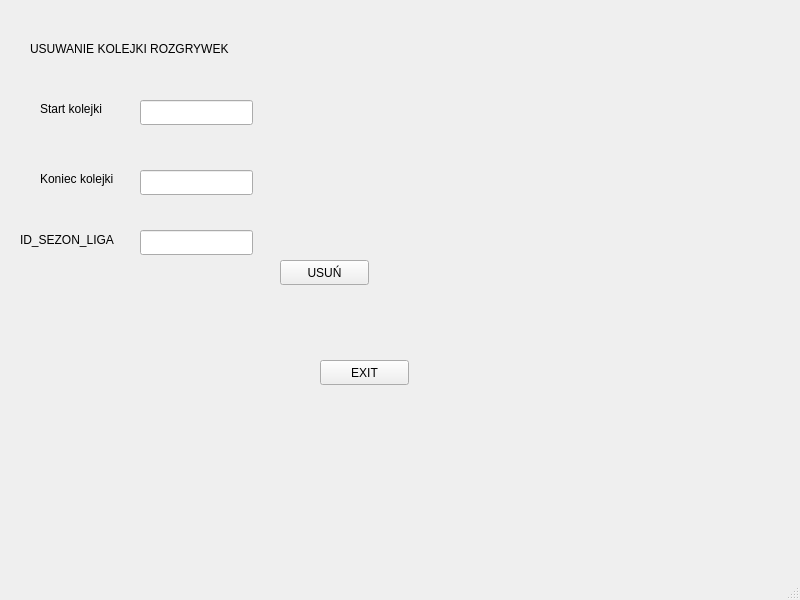
<?xml version="1.0" encoding="UTF-8"?>
<ui version="4.0">
 <class>MainWindow</class>
 <widget class="QMainWindow" name="MainWindow">
  <property name="geometry">
   <rect>
    <x>0</x>
    <y>0</y>
    <width>800</width>
    <height>600</height>
   </rect>
  </property>
  <property name="windowTitle">
   <string>MainWindow</string>
  </property>
  <widget class="QWidget" name="centralwidget">
   <widget class="QLabel" name="label">
    <property name="geometry">
     <rect>
      <x>350</x>
      <y>160</y>
      <width>251</width>
      <height>17</height>
     </rect>
    </property>
    <property name="text">
     <string/>
    </property>
   </widget>
   <widget class="QLabel" name="label_2">
    <property name="geometry">
     <rect>
      <x>40</x>
      <y>100</y>
      <width>91</width>
      <height>17</height>
     </rect>
    </property>
    <property name="text">
     <string>Start kolejki</string>
    </property>
   </widget>
   <widget class="QLabel" name="label_3">
    <property name="geometry">
     <rect>
      <x>40</x>
      <y>170</y>
      <width>101</width>
      <height>17</height>
     </rect>
    </property>
    <property name="text">
     <string>Koniec kolejki</string>
    </property>
   </widget>
   <widget class="QLineEdit" name="lineEdit">
    <property name="geometry">
     <rect>
      <x>140</x>
      <y>100</y>
      <width>113</width>
      <height>25</height>
     </rect>
    </property>
   </widget>
   <widget class="QLineEdit" name="lineEdit_2">
    <property name="geometry">
     <rect>
      <x>140</x>
      <y>170</y>
      <width>113</width>
      <height>25</height>
     </rect>
    </property>
   </widget>
   <widget class="QPushButton" name="pushButton">
    <property name="geometry">
     <rect>
      <x>280</x>
      <y>260</y>
      <width>89</width>
      <height>25</height>
     </rect>
    </property>
    <property name="text">
     <string>USUŃ</string>
    </property>
   </widget>
   <widget class="QLabel" name="label_4">
    <property name="geometry">
     <rect>
      <x>20</x>
      <y>230</y>
      <width>111</width>
      <height>20</height>
     </rect>
    </property>
    <property name="text">
     <string>ID_SEZON_LIGA</string>
    </property>
   </widget>
   <widget class="QLineEdit" name="lineEdit_3">
    <property name="geometry">
     <rect>
      <x>140</x>
      <y>230</y>
      <width>113</width>
      <height>25</height>
     </rect>
    </property>
   </widget>
   <widget class="QPushButton" name="pushButton_2">
    <property name="geometry">
     <rect>
      <x>320</x>
      <y>360</y>
      <width>89</width>
      <height>25</height>
     </rect>
    </property>
    <property name="text">
     <string>EXIT</string>
    </property>
   </widget>
   <widget class="QLabel" name="label_5">
    <property name="geometry">
     <rect>
      <x>30</x>
      <y>40</y>
      <width>251</width>
      <height>17</height>
     </rect>
    </property>
    <property name="text">
     <string>USUWANIE KOLEJKI ROZGRYWEK</string>
    </property>
   </widget>
  </widget>
  <widget class="QMenuBar" name="menubar">
   <property name="geometry">
    <rect>
     <x>0</x>
     <y>0</y>
     <width>800</width>
     <height>22</height>
    </rect>
   </property>
  </widget>
  <widget class="QStatusBar" name="statusbar"/>
 </widget>
 <resources/>
 <connections/>
</ui>
